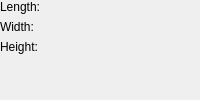
     <widget class="QWidget" name="Page1_box">
      <layout class="QGridLayout" name="_3">
       <property name="margin">
        <number>0</number>
       </property>
       <property name="spacing">
        <number>6</number>
       </property>
       <item row="1" column="0">
        <spacer>
         <property name="orientation">
          <enum>Qt::Vertical</enum>
         </property>
         <property name="sizeType">
          <enum>QSizePolicy::Expanding</enum>
         </property>
         <property name="sizeHint" stdset="0">
          <size>
           <width>0</width>
           <height>0</height>
          </size>
         </property>
        </spacer>
       </item>
       <item row="0" column="0">
        <layout class="QGridLayout" name="_4">
         <property name="margin">
          <number>0</number>
         </property>
         <property name="spacing">
          <number>6</number>
         </property>
         <item row="1" column="2">
          <widget class="Gui::QuantitySpinBox" name="boxWidth" native="true">
           <property name="unit" stdset="0">
            <string notr="true">mm</string>
           </property>
           <property name="value" stdset="0">
            <double>10.000000000000000</double>
           </property>
          </widget>
         </item>
         <item row="2" column="2">
          <widget class="Gui::QuantitySpinBox" name="boxHeight" native="true">
           <property name="unit" stdset="0">
            <string notr="true">mm</string>
           </property>
           <property name="value" stdset="0">
            <double>10.000000000000000</double>
           </property>
          </widget>
         </item>
         <item row="2" column="0">
          <widget class="QLabel" name="textLabel4">
           <property name="text">
            <string>Height:</string>
           </property>
          </widget>
         </item>
         <item row="0" column="0">
          <widget class="QLabel" name="textLabel2">
           <property name="text">
            <string>Length:</string>
           </property>
          </widget>
         </item>
         <item row="1" column="0">
          <widget class="QLabel" name="textLabel3">
           <property name="text">
            <string>Width:</string>
           </property>
          </widget>
         </item>
         <item row="0" column="2">
          <widget class="Gui::QuantitySpinBox" name="boxLength" native="true">
           <property name="unit" stdset="0">
            <string notr="true">mm</string>
           </property>
           <property name="value" stdset="0">
            <double>10.000000000000000</double>
           </property>
          </widget>
         </item>
        </layout>
       </item>
      </layout>
     </widget>
